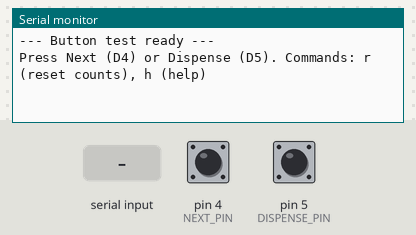
Simulated run of this sketch. Board: Arduino Uno, built with avr-gcc and run on an emulated ATmega328P. Parts: the last lines printed to the serial monitor. The inputs (shaded band) are chosen by the test bench; at power-on: pin 4 (NEXT_PIN) HIGH, pin 5 (DISPENSE_PIN) HIGH.

Above: at 1.2 s.
1.3 s: pin 4 (NEXT_PIN) pulled LOW for 0.15 s
At 2.6 s:
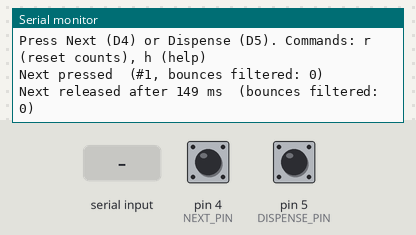
2.9 s: pin 5 (DISPENSE_PIN) pulled LOW for 0.15 s
At 4.2 s:
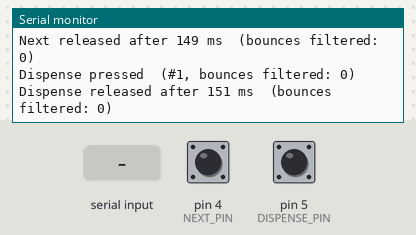
4.5 s: "r\n" received over Serial
At 5.3 s:
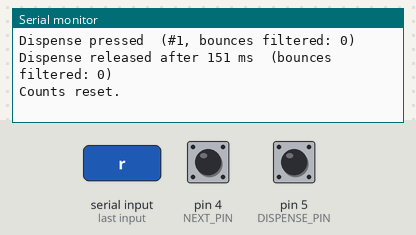
6.0 s: "1\n" received over Serial
At 6.5 s:
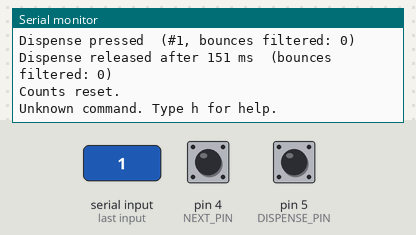
7.5 s: pin 4 (NEXT_PIN) pulled LOW for 1 s
At 8.2 s:
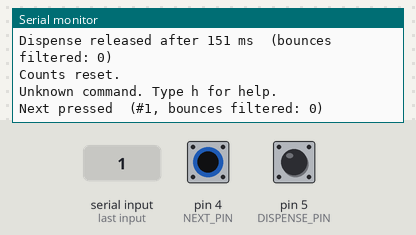
10.0 s: pin 5 (DISPENSE_PIN) pulled LOW for 1 s
At 10.9 s:
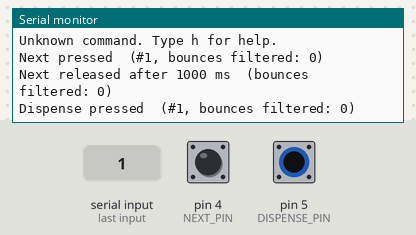

Measured:
- after the input at 1.3 s, the serial monitor: prints a new line after 0.05 s (image 1)
- after the input at 2.9 s, the serial monitor: prints a new line after 0.05 s (image 2)
- after the input at 4.5 s, the serial monitor: prints a new line at once (image 3)
- after the input at 6.0 s, the serial monitor: prints a new line at once (image 4)
- after the input at 7.5 s, the serial monitor: prints a new line after 0.05 s (image 5)
- after the input at 10.0 s, the serial monitor: prints a new line after 0.05 s (image 6)

The sketch:

button_test.ino
```cpp
// Button bench test: Next on D4, Dispense on D5 (other side of each to GND)
// Serial Monitor: 9600 baud, line ending "Newline".
//
// Press the buttons. Each clean press should print exactly one line.
// The "bounces" number shows how many extra flickers the debounce filtered
// out; any value is fine, it just shows the debounce is doing its job.
//
// Commands:
//   r   reset the counters
//   h   show this help

const int NEXT_PIN     = 4;
const int DISPENSE_PIN = 5;
const unsigned long DEBOUNCE_MS = 50;

struct Button {
  const char*   name;
  int           pin;
  bool          stableState;   // HIGH = released (pull-up), LOW = pressed
  bool          lastRaw;
  unsigned long lastChange;    // time of last raw change
  unsigned long pressedAt;
  int           rawChanges;    // raw flickers since the last stable change
  long          presses;
};

Button buttons[] = {
  {"Next",     NEXT_PIN,     HIGH, HIGH, 0, 0, 0, 0},
  {"Dispense", DISPENSE_PIN, HIGH, HIGH, 0, 0, 0, 0},
};
const int BUTTON_COUNT = sizeof(buttons) / sizeof(buttons[0]);

void printHelp() {
  Serial.println(F("Press Next (D4) or Dispense (D5). Commands: r (reset counts), h (help)"));
}

void setup() {
  Serial.begin(9600);
  for (int i = 0; i < BUTTON_COUNT; i++) {
    pinMode(buttons[i].pin, INPUT_PULLUP);
    buttons[i].lastRaw = digitalRead(buttons[i].pin);
    buttons[i].stableState = buttons[i].lastRaw;
  }
  Serial.println(F("--- Button test ready ---"));
  printHelp();
  for (int i = 0; i < BUTTON_COUNT; i++) {
    if (buttons[i].stableState == LOW) {
      Serial.print(F("Warning: "));
      Serial.print(buttons[i].name);
      Serial.println(F(" reads pressed at startup. Check its wiring."));
    }
  }
}

void updateButton(Button &b) {
  bool raw = digitalRead(b.pin);
  unsigned long now = millis();

  if (raw != b.lastRaw) {
    b.lastRaw = raw;
    b.lastChange = now;
    b.rawChanges++;
  }

  // Accept the new state only after it has held steady for DEBOUNCE_MS.
  if (raw != b.stableState && now - b.lastChange >= DEBOUNCE_MS) {
    b.stableState = raw;
    int bounces = b.rawChanges - 1;
    b.rawChanges = 0;

    if (b.stableState == LOW) {
      b.pressedAt = now;
      b.presses++;
      Serial.print(b.name);
      Serial.print(F(" pressed  (#"));
      Serial.print(b.presses);
      Serial.print(F(", bounces filtered: "));
      Serial.print(bounces);
      Serial.println(F(")"));
    } else {
      Serial.print(b.name);
      Serial.print(F(" released after "));
      Serial.print(now - b.pressedAt);
      Serial.print(F(" ms  (bounces filtered: "));
      Serial.print(bounces);
      Serial.println(F(")"));
    }
  }
}

void loop() {
  for (int i = 0; i < BUTTON_COUNT; i++) updateButton(buttons[i]);

  if (Serial.available()) {
    String line = Serial.readStringUntil('\n');
    line.trim();
    if (line == "r") {
      for (int i = 0; i < BUTTON_COUNT; i++) buttons[i].presses = 0;
      Serial.println(F("Counts reset."));
    } else if (line == "h") {
      printHelp();
    } else if (line.length() > 0) {
      Serial.println(F("Unknown command. Type h for help."));
    }
  }
}
```
